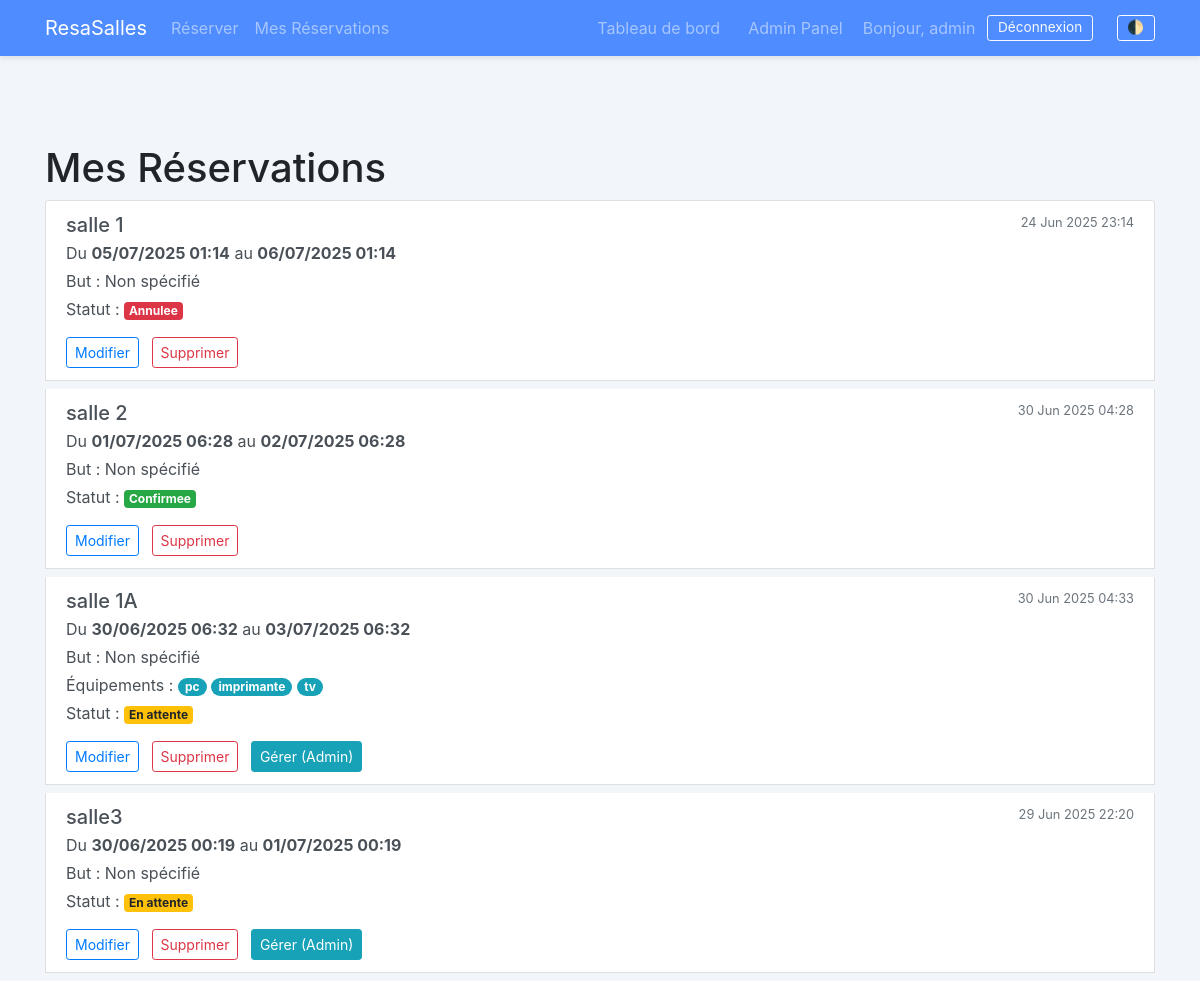
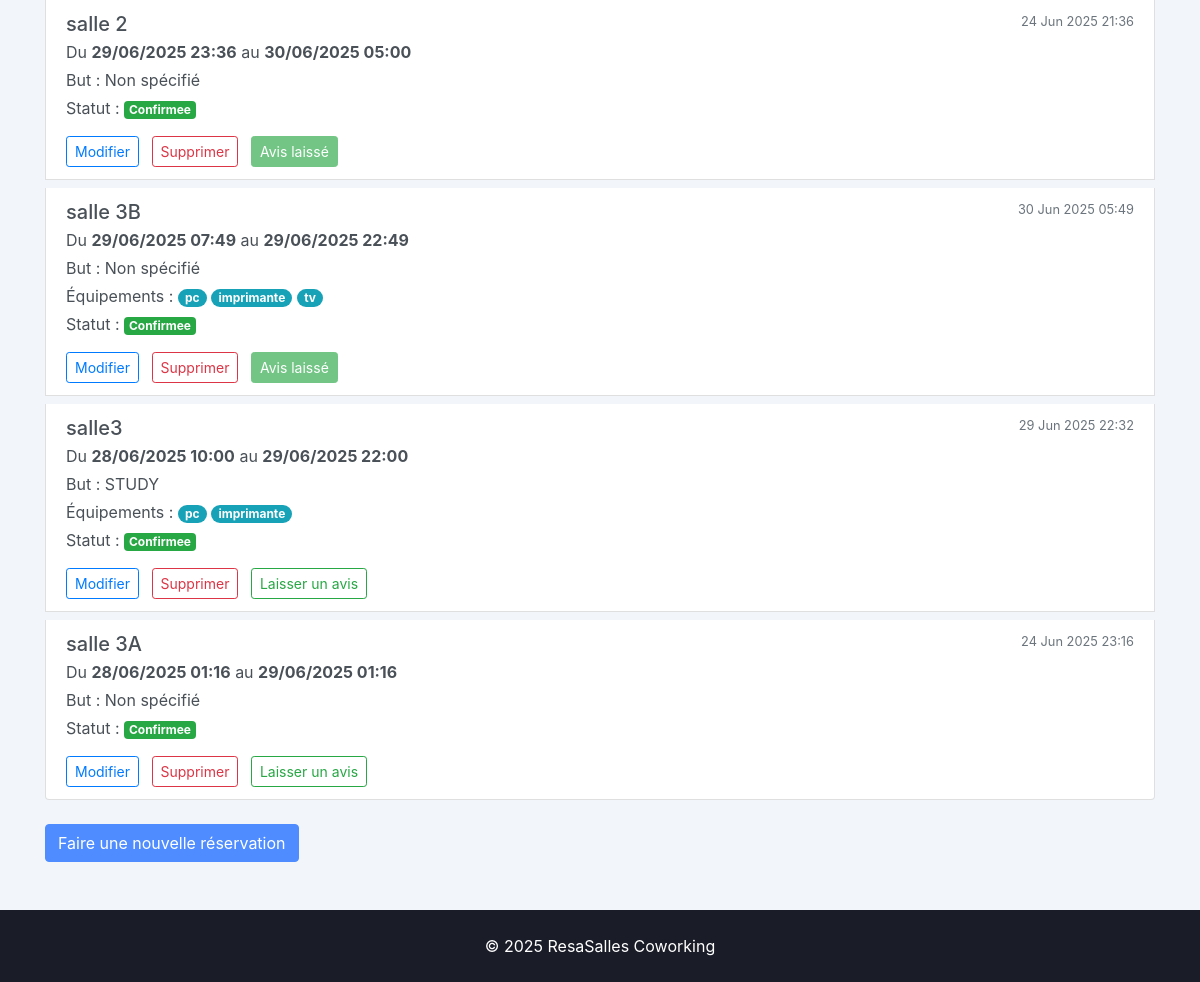
Page /my-bookings/ (signed in) on the committed database (2 pictures, top to bottom).
### booking/models.py (models this page shows, shortened)
class Booking(models.Model):
    STATUS_CHOICES = [
        ('PENDING', 'En attente'),
        ('CONFIRMED', 'Confirmee'),
        ('CANCELLED', 'Annulee'),
    ]
    room = models.ForeignKey(Room, on_delete=models.CASCADE, related_name='bookings')
    user = models.ForeignKey(User, on_delete=models.CASCADE, help_text="Utilisateur qui a fait la reservation")
    booked_by_name = models.CharField(max_length=100, help_text="Nom de la personne/entite qui reserve (si pas d'utilisateur connecte)")
    start_time = models.DateTimeField()
    end_time = models.DateTimeField()
    purpose = models.TextField(blank=True, null=True)
    equipments = models.ManyToManyField(Equipment, blank=True, help_text="Équipements sélectionnés pour cette réservation")
    status = models.CharField(max_length=10, choices=STATUS_CHOICES, default='PENDING')
    admin_notes = models.TextField(blank=True, null=True, help_text="Notes pour l'administrateur")
    created_at = models.DateTimeField(auto_now_add=True)
    updated_at = models.DateTimeField(auto_now=True)
    class Meta:
        ordering = ['start_time']

class Room(models.Model):
    name = models.CharField(max_length=100, unique=True)
    capacity = models.IntegerField()
    description = models.TextField(blank=True, null=True)
    photo = models.ImageField(upload_to='room_photos/', blank=True, null=True)

class Equipment(models.Model):
    name = models.CharField(max_length=100, unique=True)
    description = models.TextField(blank=True, null=True)
    class Meta:
        verbose_name = "Équipement"
        verbose_name_plural = "Équipements"

### booking/views.py (the view)
# urls.py: path('my-bookings/', MyBookingsView.as_view(), name='my_bookings'),
class MyBookingsView(LoginRequiredMixin, ListView):
    model = Booking
    template_name = 'booking/my_bookings.html'
    context_object_name = 'bookings'
    def get_queryset(self):
        return Booking.objects.filter(user=self.request.user).order_by('-start_time')
    def get_context_data(self, **kwargs):
        context = super().get_context_data(**kwargs)
        context['now'] = timezone.now()
        return context

### booking/templates/booking/my_bookings.html (shortened to what this page needs)
{% extends "booking/base.html" %}
{% block content %}
<h1>Mes Réservations</h1>
{% if bookings %}
<div class="list-group">
    {% for booking in bookings %}
    <div class="list-group-item list-group-item-action flex-column align-items-start mb-2">
        <div class="d-flex w-100 justify-content-between">
            <h5 class="mb-1">{{ booking.room.name }}</h5>
            <small class="text-muted">{{ booking.created_at|date:"d M Y H:i" }}</small>
        </div>
        <p class="mb-1">
            Du <strong>{{ booking.start_time|date:"d/m/Y H:i" }}</strong> au <strong>{{ booking.end_time|date:"d/m/Y H:i" }}</strong>
        </p>
        <p class="mb-1">But : {{ booking.purpose|default:"Non spécifié" }}</p>
        {% if booking.equipments.all %}
        <p class="mb-1">
            Équipements :
            {% for equipment in booking.equipments.all %}
                <span class="badge badge-pill badge-info">{{ equipment.name }}</span>
            {% endfor %}
        </p>
        {% endif %}
        <p class="mb-0">Statut :
            <span class="badge badge-{% if booking.status == 'CONFIRMED' %}success{% elif booking.status == 'PENDING' %}warning{% elif booking.status == 'CANCELLED' %}danger{% else %}secondary{% endif %}">
                {{ booking.get_status_display }}
            </span>
        </p>
        <div class="mt-3">
            <a href="{% url 'edit_booking' booking.pk %}" class="btn btn-sm btn-outline-primary mr-2">Modifier</a>
            <a href="{% url 'delete_booking' booking.pk %}" class="btn btn-sm btn-outline-danger">Supprimer</a>
            {% if booking.status == 'CONFIRMED' and booking.end_time < now %}
                {% if not booking.feedback %}
                    <a href="{% url 'leave_feedback' booking.pk %}" class="btn btn-sm btn-outline-success ml-2">Laisser un avis</a>
                {% else %}
                    <span class="btn btn-sm btn-success disabled ml-2">Avis laissé</span>
                {% endif %}
            {% endif %}
            {% if user.is_staff and booking.status == 'PENDING' %}
                <a href="{% url 'admin:booking_booking_change' booking.pk %}" class="btn btn-sm btn-info ml-2" target="_blank">Gérer (Admin)</a>
            {% endif %}
        </div>
    </div>
    {% endfor %}
</div>
{% else %}
<p>Vous n'avez aucune réservation pour le moment.</p>
{% endif %}
<a href="{% url 'create_booking' %}" class="btn btn-primary mt-3">Faire une nouvelle réservation</a>
{% endblock %}

### booking/templates/booking/base.html (shortened to what this page needs)
<!DOCTYPE html>
<html lang="fr">
<head>
  <link href="https://stackpath.bootstrapcdn.com/bootstrap/4.5.2/css/bootstrap.min.css" rel="stylesheet" />
</head>
<body>
  <nav class="navbar navbar-expand-lg navbar-dark fixed-top">
    <div class="container">
      <a class="navbar-brand" href="{% url 'room_list' %}">ResaSalles</a>
      <div class="collapse navbar-collapse" id="navbarNav">
        <ul class="navbar-nav mr-auto">
          {% if user.is_authenticated %}
          <li class="nav-item">
            <a class="nav-link" href="{% url 'create_booking' %}">Réserver</a>
          </li>
          <li class="nav-item">
            <a class="nav-link" href="{% url 'my_bookings' %}">Mes Réservations</a>
          </li>
          {% endif %}
        </ul>
        <ul class="navbar-nav ml-auto">
          {% if user.is_authenticated %}
            {% if user.is_staff %}
            <li class="nav-item">
              <a class="nav-link" href="{% url 'dashboard' %}">Tableau de bord</a>
            </li>
            <li class="nav-item">
              <a class="nav-link" href="{% url 'admin:index' %}" target="_blank">Admin Panel</a>
            </li>
            {% endif %}
            <li class="nav-item">
              <span class="navbar-text">Bonjour, {{ user.username }}</span>
            </li>
            <li class="nav-item">
              <form method="post" action="{% url 'logout' %}">
                <button type="submit" class="btn btn-outline-light btn-sm">Déconnexion</button>
              </form>
            </li>
          {% endif %}
          <li class="nav-item">
            <button id="toggleMode" class="btn btn-sm btn-theme"> 🌓 </button>
          </li>
        </ul>
      </div>
    </div>
  </nav>
  <main class="container mt-5 pt-3">
    {% block content %}{% endblock %}
  </main>
  <footer class="text-center mt-5 py-4">
    <p class="mb-0">© {% now "Y" %} ResaSalles Coworking</p>
  </footer>
</body>
</html>

### booking/templates/booking/base.html (style rules this page uses)
body { padding-top: 80px; background-color: #f2f6fa; color: #212529; transition: background-color 0.3s, color 0.3s; }
.navbar { background-color: #4E8CFF; box-shadow: 0 2px 6px rgba(0,0,0,0.1); transition: background-color 0.3s; }
.navbar-nav .nav-item, .navbar-nav .nav-link, .navbar-text, .navbar form { display: flex; align-items: center; margin-bottom: 0; }
.navbar-nav.ml-auto { display: flex; align-items: center; gap: 0.75rem; }
.navbar .btn-sm { line-height: 1; padding: 0.35rem 0.6rem; font-size: 0.85rem; }
.btn-theme { border: 1px solid white; margin-left: 0.75rem; }
.btn-primary { background-color: #4E8CFF; border-color: #4E8CFF; }
footer { background-color: #1A1C28; color: white; transition: background-color 0.3s; }

### rows in the picture
Booking: room.name "salle 1", created_at "24 Jun 2025 23:14", start_time "05/07/2025 01:14", end_time "06/07/2025 01:14", purpose "Non spécifié", status "Annulee"
Booking: room.name "salle 2", created_at "30 Jun 2025 04:28", start_time "01/07/2025 06:28", end_time "02/07/2025 06:28", purpose "Non spécifié", status "Confirmee"
Booking: room.name "salle 1A", created_at "30 Jun 2025 04:33", start_time "30/06/2025 06:32", end_time "03/07/2025 06:32", purpose "Non spécifié", status "En attente", shows "Gérer (Admin)"
Equipment: name "pc"
Equipment: name "imprimante"
Equipment: name "tv"
Booking: room.name "salle3", created_at "29 Jun 2025 22:20", start_time "30/06/2025 00:19", end_time "01/07/2025 00:19", purpose "Non spécifié", status "En attente", shows "Gérer (Admin)"
Booking: room.name "salle 2", created_at "24 Jun 2025 21:36", start_time "29/06/2025 23:36", end_time "30/06/2025 05:00", purpose "Non spécifié", status "Confirmee", shows "Avis laissé"
Booking: room.name "salle 3B", created_at "30 Jun 2025 05:49", start_time "29/06/2025 07:49", end_time "29/06/2025 22:49", purpose "Non spécifié", status "Confirmee", shows "Avis laissé"
Booking: room.name "salle3", created_at "29 Jun 2025 22:32", start_time "28/06/2025 10:00", end_time "29/06/2025 22:00", purpose "STUDY", status "Confirmee", shows "Laisser un avis"
Booking: room.name "salle 3A", created_at "24 Jun 2025 23:16", start_time "28/06/2025 01:16", end_time "29/06/2025 01:16", purpose "Non spécifié", status "Confirmee", shows "Laisser un avis"

### other values in the picture
{{ user.username }} "admin"
